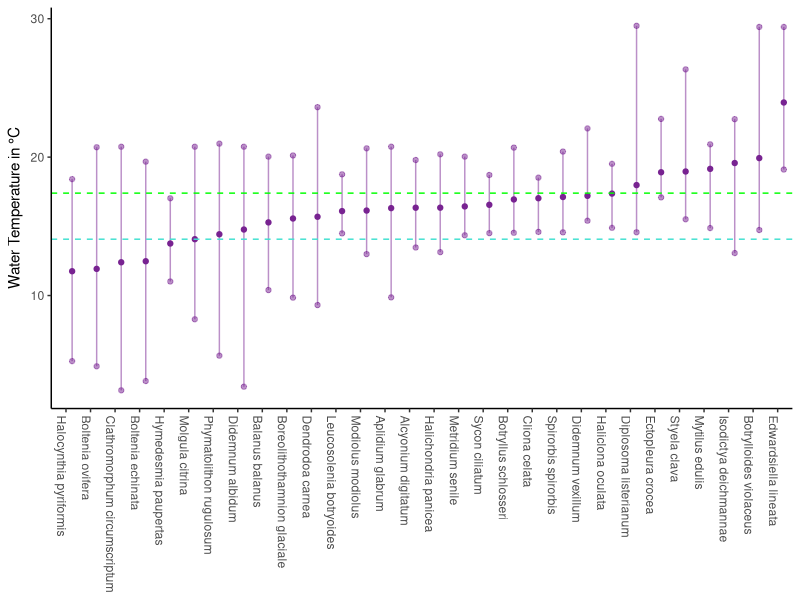
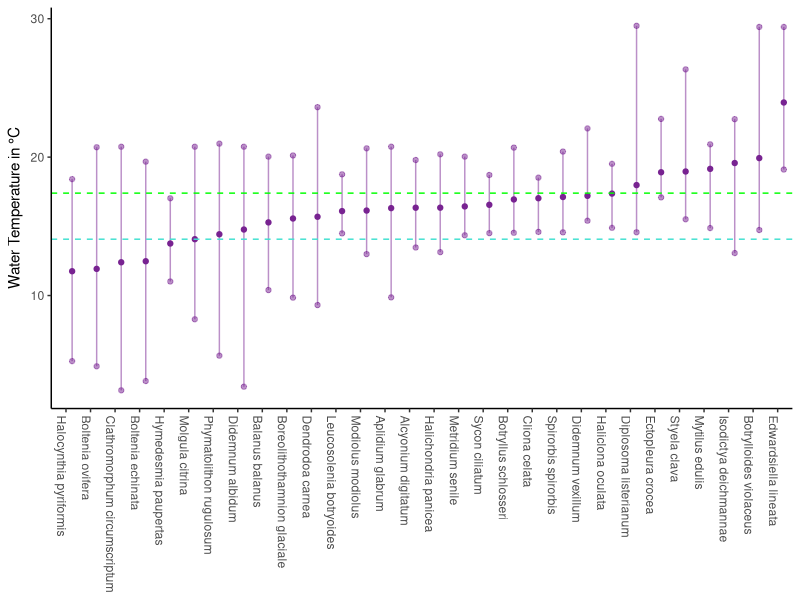

Recreate these plots in R, in order.
library(ggplot2)
library(readr)
library(tidyverse)
# read in and go from here

coefout <- read.csv("data/Occurrence_based_species_thermal_indicies_Photos_20250919.csv")

# plot data ---------------------------------------------------------------
# maybe put in a separate script?

#color1 <- "#782391"
color2 <- "#782391"
coefout %>% 
  filter(hasSebensData) |>
  mutate(gen_spp = forcats::fct_reorder(gen_spp, BO21_tempmax_bdmin_mean) ) %>%
  
  ggplot(aes(x=gen_spp)) +
  
  
  geom_point(aes(y=BO21_tempmax_bdmin_q5),  color = color2, alpha=.5,
             position = position_nudge(x = 0.25))+
  geom_point(aes(y=BO21_tempmax_bdmin_q95), color = color2, alpha=.5,
             position = position_nudge(x = 0.25)) +
  geom_point(aes(y=BO21_tempmax_bdmin_mean), color = color2, alpha=1, size=1.5,
             position = position_nudge(x = 0.25)) +
  geom_segment(aes(xend=gen_spp,
                   y=BO21_tempmax_bdmin_q5,
                   yend=BO21_tempmax_bdmin_q95), color = color2, alpha=.5,
               position = position_nudge(x = 0.25)) +

  labs(x=NULL, y= expression(paste("Water Temperature in ", "\u00b0C"))) +
  theme_classic() +
  theme(#plot.margin = margin(l=25,b=5,unit="pt"),
    axis.text.x = element_text(angle = -90, hjust = 0))+
  geom_hline(yintercept=c(14.07, 17.4), linetype='dashed', color=c('turquoise', 'green'))

ggsave("figures/thermal_preference_ranges.jpg")
